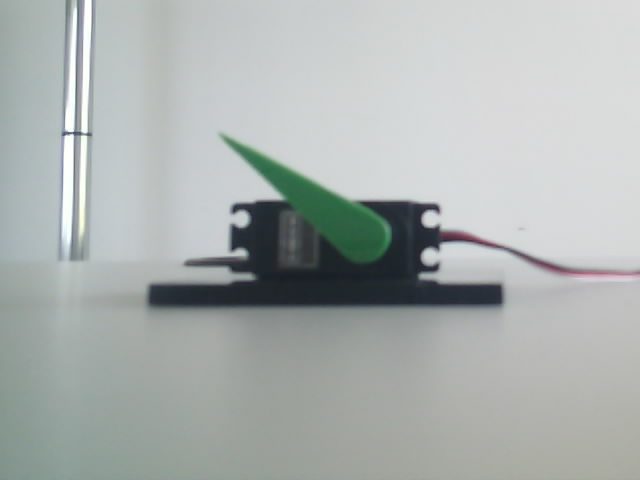
#> input picture samples/145_degree.jpg, 640 x 480 px
$ python demo.py
#> lines starting #> are read from the running program, lines starting #| are printed output that depends on the picture; after the words box and inside, x2 and y2 are one past the last pixel; in counts of white or black regions, pixels touching at a corner belong together
#> further down, image is the input picture: shape (480, 640, 3); mean R, G, B 171.9, 177.5, 176
### scripts/utils.py
import cv2 as cv
import matplotlib.pyplot as plt
import numpy as np
from skimage.color import rgb2hsv


"""
   Matplotib function that allows passing graphs with 'enter' and exit with 'esc'.
   :param event: the keypress event
   :return: None
"""
# [5 lines left out: function press, not called in this run]


"""
   Segment the green 3d-printed piece.
   :param image: the original RGB image
   :param treshold: the HSV treshold
   :return: RGB image masked
"""
def segment(image, treshold):
    hsv = rgb2hsv(image)  # Convert RGB to HSV
#> hsv: shape (480, 640, 3) float64; mean of channels 0, 1, 2 0.427, 0.057, 0.701

    # Define the general thresholds (hue channel and transparency channel)
    lower_mask = hsv[:, :, 0] > treshold[0]
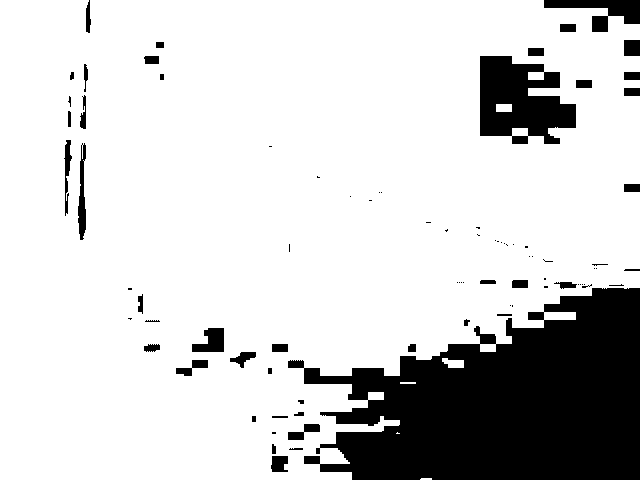
#> lower_mask: shape (480, 640) bool; 81.8% white; 85 black regions (42 under 20 px), largest, box (x1, y1, x2, y2) and area: (288, 288, 640, 480) 43618, (480, 56, 576, 144) 5782, (544, 0, 640, 32) 1408
    upper_mask = hsv[:, :, 0] < treshold[1]
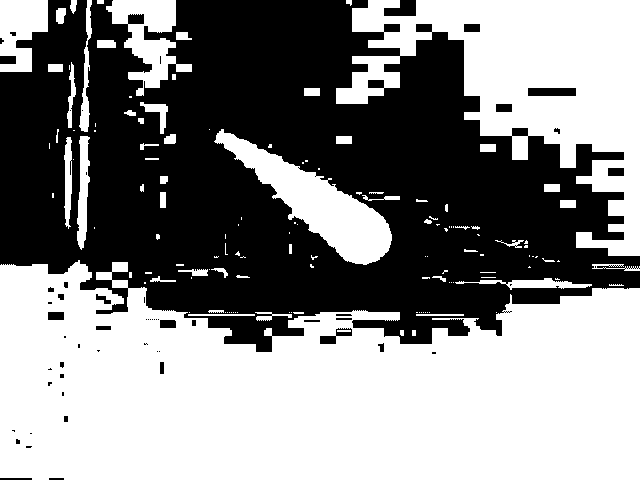
#> upper_mask: shape (480, 640) bool; 53.2% white; 58 black regions (31 under 20 px), largest, box (x1, y1, x2, y2) and area: (0, 0, 640, 352) 141256, (384, 0, 416, 16) 384, (528, 88, 576, 96) 384
    saturation_mask = hsv[:, :, 1] > treshold[2]
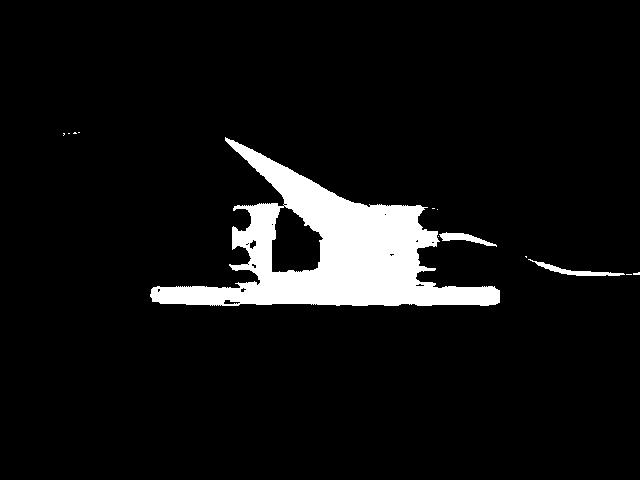
#> saturation_mask: shape (480, 640) bool; 7.1% white; 13 white regions (10 under 20 px), largest, box (x1, y1, x2, y2) and area: (150, 137, 500, 306) 21015, (528, 259, 625, 276) 392, (439, 232, 497, 247) 327

    # Apply the thresholds with a mask
    mask = upper_mask * lower_mask * saturation_mask
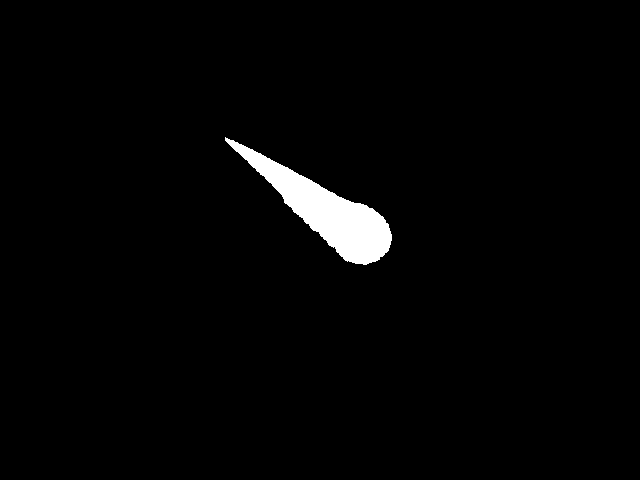
#> mask: shape (480, 640) bool; 2.1% white; 1 white region, box (x1, y1, x2, y2) and area: (225, 137, 392, 265) 6358
    red = image[:, :, 0] * mask
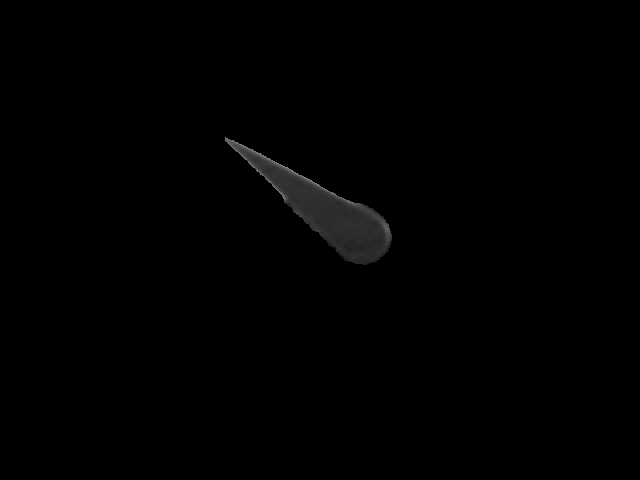
#> red: shape (480, 640); min 0, max 138, mean 1.1
    green = image[:, :, 1] * mask
    blue = image[:, :, 2] * mask
    image_masked = np.dstack((red, green, blue))

    return image_masked

"""
   Binarize the segmented image and draw the contour.
   :param image_masked: the RGB image masked
   :return: image contour filled
"""
# Function that
def draw_contour(image_masked):
    # Binarize the image with OpenCV
    gray_image = cv.cvtColor(image_masked, cv.COLOR_RGB2GRAY)
    _, im_bw = cv.threshold(gray_image, 30, 255, cv.THRESH_BINARY)
#> im_bw: shape (480, 640); 2.1% white; 1 white region
    binarized_image = np.asarray(im_bw, dtype=np.uint8)

    # Calculate the contours of the image and Fill the contour
    contours, _ = cv.findContours(binarized_image, cv.RETR_TREE, cv.CHAIN_APPROX_NONE)
#> contours = 1 contour; box (x1, y1, x2, y2) and area: (225, 137, 392, 265) 6163
    # Copy the original image
    image_copy = image_masked.copy()
    # Create black canvas with the original image dimensions and draw a filled contour
    canvas = np.zeros_like(image_copy)
#> (the run stopped early here; a loop or call above may not have finished)
